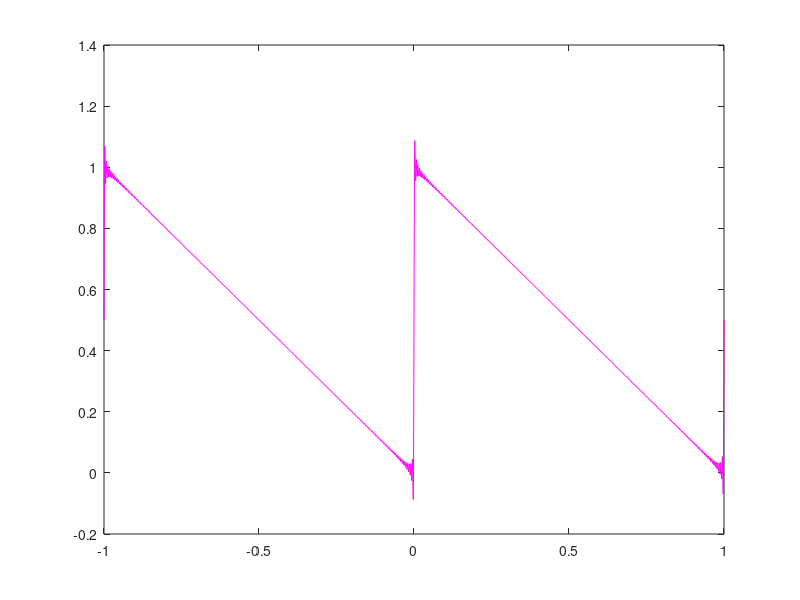
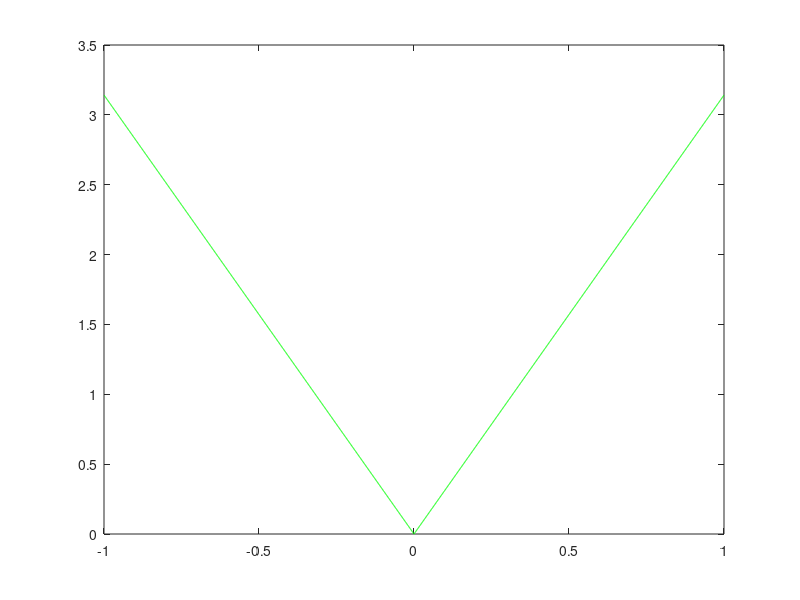
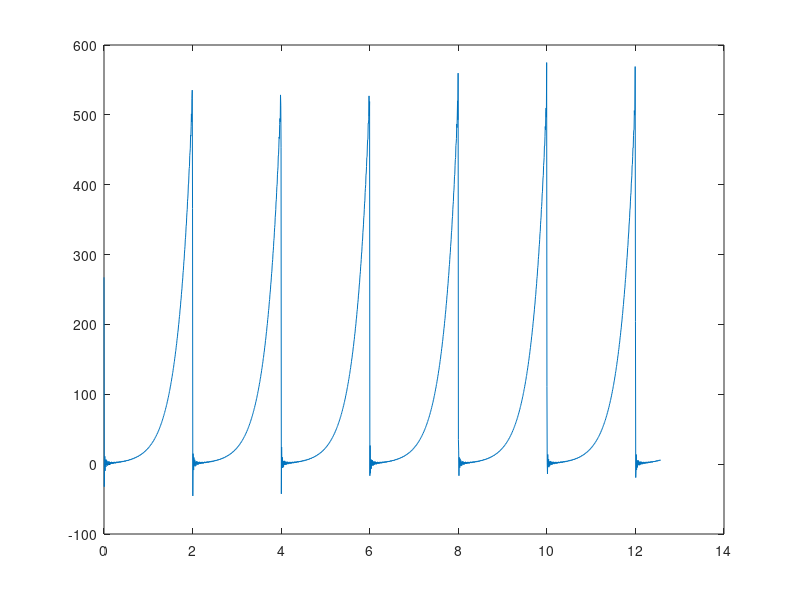

The MATLAB source for these figures, in order:
%briliant idea without sum and meshgrid and only with ones();
tau=linspace(-1,1,2000);
n=1:200;
ft=1/2.+1/pi.*ones(1,200)*((1./(n'*ones(1,2000))).*sin(2*pi*n'*tau));
figure
plot(tau,ft,'m-')
f1t=pi/2.-4/pi.*ones(1,200)*((1./(((2.*n-1).^2)'*ones(1,2000))).*cos((2.*n-1)'*pi'*tau));
figure
plot(tau,f1t,'g')
%gire
tau=linspace(0,4*pi,2000);
ft=(exp(2*pi)-1)/pi*(1/2+ones(1,200)*((1./((1+n.^2)'*ones(1,2000))).*(cos(n'*tau*pi)-(n'*ones(1,2000)).*sin(n'*pi*tau))));
figure
plot(tau,ft);
